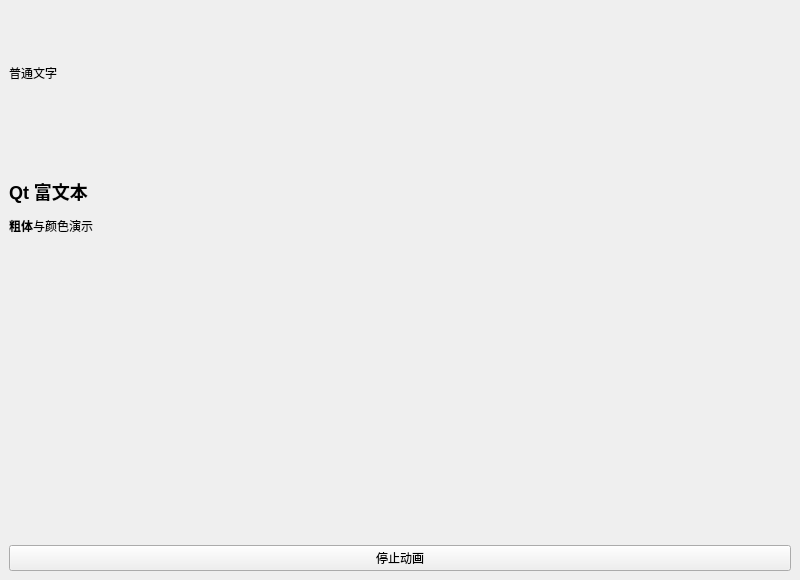
<?xml version="1.0" encoding="UTF-8"?>
<ui version="4.0">
 <class>MainWindow</class>
 <widget class="QMainWindow" name="MainWindow">
  <property name="geometry">
   <rect>
    <x>0</x>
    <y>0</y>
    <width>800</width>
    <height>580</height>
   </rect>
  </property>
  <property name="windowTitle">
   <string>9.1 QLabel 文本 图片与动画</string>
  </property>
  <widget class="QWidget" name="centralwidget">
   <layout class="QVBoxLayout" name="verticalLayout">
    <item>
     <widget class="QLabel" name="plainLabel">
      <property name="text">
       <string>普通文字</string>
      </property>
     </widget>
    </item>
    <item>
     <widget class="QLabel" name="richLabel">
      <property name="text">
       <string>&lt;h2&gt;Qt 富文本&lt;/h2&gt;&lt;p&gt;&lt;b&gt;粗体&lt;/b&gt;与颜色演示&lt;/p&gt;</string>
      </property>
     </widget>
    </item>
    <item>
     <widget class="QLabel" name="imageLabel" />
    </item>
    <item>
     <widget class="QLabel" name="animationLabel" />
    </item>
    <item>
     <widget class="QPushButton" name="run">
      <property name="text">
       <string>停止动画</string>
      </property>
     </widget>
    </item>
   </layout>
  </widget>
 </widget>
 <resources>
  <include location="assets.qrc" />
 </resources>
 <connections />
</ui>
